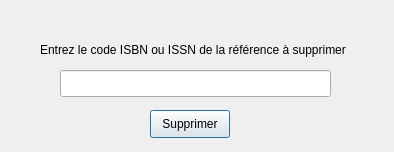
<?xml version="1.0" encoding="UTF-8"?>
<ui version="4.0">
 <class>supprimerReferenceClass</class>
 <widget class="QDialog" name="supprimerReferenceClass">
  <property name="geometry">
   <rect>
    <x>0</x>
    <y>0</y>
    <width>394</width>
    <height>152</height>
   </rect>
  </property>
  <property name="windowTitle">
   <string>supprimerReference</string>
  </property>
  <widget class="QLabel" name="label">
   <property name="geometry">
    <rect>
     <x>40</x>
     <y>40</y>
     <width>381</width>
     <height>20</height>
    </rect>
   </property>
   <property name="text">
    <string>Entrez le code ISBN ou ISSN de la référence à supprimer</string>
   </property>
  </widget>
  <widget class="QLineEdit" name="lineEdit_identifiantSupprimer">
   <property name="geometry">
    <rect>
     <x>60</x>
     <y>70</y>
     <width>271</width>
     <height>27</height>
    </rect>
   </property>
  </widget>
  <widget class="QPushButton" name="pushButton_supprimer">
   <property name="geometry">
    <rect>
     <x>150</x>
     <y>110</y>
     <width>80</width>
     <height>28</height>
    </rect>
   </property>
   <property name="text">
    <string>Supprimer</string>
   </property>
  </widget>
 </widget>
 <layoutdefault spacing="6" margin="11"/>
 <resources/>
 <connections/>
</ui>
